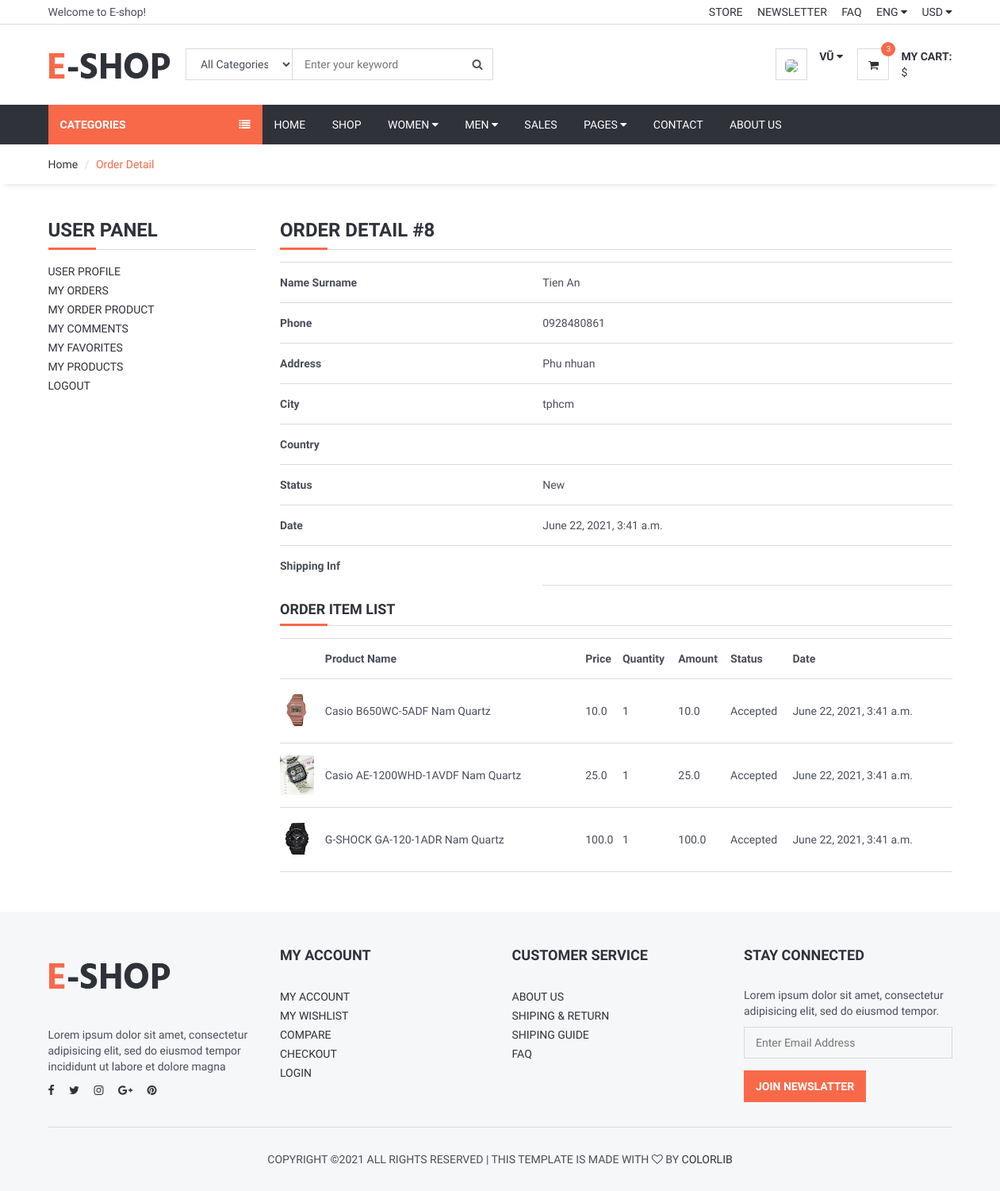
/user/order_detail/8 (signed in), run on the app's committed database.
### order/models.py (models this page shows, shortened)
class Order(models.Model):
    STATUS = (
        ('New', 'New'),
        ('Accepted', 'Accepted'),
        ('Preaparing', 'Preaparing'),
        ('OnShipping', 'OnShipping'),
        ('Completed', 'Completed'),
        ('Canceled', 'Canceled'),
    )
    user = models.ForeignKey(User, on_delete=models.SET_NULL, null=True)
    code = models.CharField(max_length=5, editable=False)
    first_name = models.CharField(max_length=10)
    last_name = models.CharField(max_length=10)
    phone = models.CharField(blank=True, max_length=20)
    address = models.CharField(blank=True, max_length=150)
    city = models.CharField(blank=True, max_length=20)
    country = models.CharField(blank=True, max_length=20)
    total = models.FloatField()
    status=models.CharField(max_length=10,choices=STATUS,default='New')
    ip = models.CharField(blank=True, max_length=20)
    adminnote = models.CharField(blank=True, max_length=100)
    create_at=models.DateTimeField(auto_now_add=True)
    update_at=models.DateTimeField(auto_now=True)

class OrderDetail(models.Model):
    STATUS = (
        ('New', 'New'),
        ('Accepted', 'Accepted'),
        ('Canceled', 'Canceled'),
    )
    order = models.ForeignKey(Order, on_delete=models.CASCADE)
    user = models.ForeignKey(User, on_delete=models.CASCADE)
    product = models.ForeignKey(Product, on_delete=models.CASCADE)
    quantity = models.IntegerField()
    price = models.FloatField()
    amount = models.FloatField()
    status = models.CharField(max_length=10, choices=STATUS, default='New')
    create_at = models.DateTimeField(auto_now_add=True)
    update_at = models.DateTimeField(auto_now=True)

### product/models.py (models this page shows, shortened)
class Product(models.Model):
    STATUS = (
        ('True', 'True'),
        ('False', 'False'),
    )
    category = models.ForeignKey(Category, on_delete=models.CASCADE) #many to one relation with Category
    title = models.CharField(max_length=100)
    keywords = models.CharField(max_length=255)
    description = models.CharField(max_length=255)
    image = models.ImageField(blank=True, upload_to = 'images/', null= False)
    price = models.FloatField()
    amount = models.IntegerField()
    min_amount = models.IntegerField()
    detail = RichTextUploadingField()
    slug = models.SlugField(null=False, unique=True)
    status = models.CharField(max_length=10, choices=STATUS)
    create_at = models.DateTimeField(auto_now_add=True)
    update_at = models.DateTimeField(auto_now=True)

### user/views.py (the view)
# urls.py: path('order_detail/<int:id>', views.user_order_detail, name='user_order_detail'),
def user_order_detail(request, id):
    category = Category.objects.all()
    current_user = request.user
    order = Order.objects.get(user_id = current_user.id, id=id)
    orderDetails = OrderDetail.objects.filter(order_id=id)
    context =  {
        'category': category,
        'order': order,
        'orderDetails': orderDetails
    }
    return render(request, "user/user_order_detail.html", context)

### user/templates/user/user_order_detail.html (shortened to what this page needs)
{% extends 'home/homebase.html' %}
{% block sidebar %} {% include 'home/sidebar.html' %} {% endblock %}
{% block body %}
	<div id="breadcrumb">
		<div class="container">
			<ul class="breadcrumb">
				<li><a href="/">Home</a></li>
				<li class="active">Order Detail</li>
			</ul>
		</div>
	</div>
	<div class="section">
		<div class="container">
			<div class="row">
					<div class="col-md-3">
						{% include "user/user_panel.html" %}
					</div>
					<div class="col-md-9">
						<div class="order-summary clearfix">
							<div class="section-title">
								<h3 class="title">Order Detail #{{order.id}} </h3>
							</div>
						<table class="shopping-cart-table table">
                            <tr>
                                <th class="text-left">Name Surname</th>
                                <td class="text-left">{{ order.first_name}} {{ order.last_name }} </td>
                            </tr>
                            <tr>
                                <th class="text-left">Phone</th>
                                <td class="text-left">{{ order.phone}}</td>
                            </tr>
                            <tr>
                                <th class="text-left">Address</th>
                                <td class="text-left">{{ order.address}}</td>
                            </tr>
                            <tr>
                                <th class="text-left">City</th>
                                <td class="text-left">{{ order.city}}</td>
                            </tr>
                            <tr>
                                <th class="text-left">Country</th>
                                <td class="text-left">{{ order.country}}</td>
                            </tr>
                            <tr>
                                <th class="text-left">Status</th>
                                <td class="text-left">{{ order.status}}</td>
                            </tr>
                            <tr>
                                <th class="text-left">Date</th>
                                <td class="text-left">{{ order.create_at}}</td>
                            </tr>
                            <th class="text-left">Shipping Inf</th>
                            <td class="text-left">{{ order.adminnote}}</td>
                        </table>
                        <div class="section-title">
                            <h4 class="title">Order Item List</h4>
                        </div>
                        <table class="shopping-cart-table table">
                            <tr>
                                <th class="text-left"></th>
                                <th class="text-left">Product Name </th>
                                <th class="text-left">Price </th>
                                <th class="text-left">Quantity </th>
                                <th class="text-left">Amount </th>
                                <th class="text-left">Status </th>
                                <th class="text-left">Date </th>
                            </tr>
                            {% for rs in orderDetails %}
                                <tr>
                                    <td class="text-left">
                                        <a href="/product/{{ rs.product_id }}/{{ rs.product.slug }}">
                                                <img src="{{rs.product.image.url}}" alt="" style="height: 50px">
                                        </a>
                                    </td>
                                    <td class="text-left">{{ rs.product.title}}</td>
                                    <td class="text-left">{{ rs.price}} </td>
                                    <td class="text-left">{{ rs.quantity}} </td>
                                    <td class="text-left">{{ rs.amount}} </td>
                                    <td class="text-left">{{ rs.status}} </td>
                                    <td class="text-left">{{ rs.create_at}} </td>
                                </tr>
                            {% endfor %}
                        </table>
						</div>
					</div>
			</div>
		</div>
	</div>
{% endblock %}

### home/templates/home/header.html (shortened to what this page needs)
	{% load static %}
	<header>
		<div id="top-header">
			<div class="container">
				<div class="pull-left">
					<span>Welcome to E-shop!</span>
				</div>
				<div class="pull-right">
					<ul class="header-top-links">
						<li><a href="#">Store</a></li>
						<li><a href="#">Newsletter</a></li>
						<li><a href="#">FAQ</a></li>
						<li class="dropdown default-dropdown">
							<a class="dropdown-toggle" data-toggle="dropdown" aria-expanded="true">ENG <i class="fa fa-caret-down"></i></a>
						</li>
						<li class="dropdown default-dropdown">
							<a class="dropdown-toggle" data-toggle="dropdown" aria-expanded="true">USD <i class="fa fa-caret-down"></i></a>
						</li>
					</ul>
				</div>
			</div>
		</div>
		<div id="header">
			<div class="container">
				<div class="pull-left">
					<div class="header-logo">
						<a class="logo" href="/">
							<img src="{% static './img/logo.png' %}" alt="">
						</a>
					</div>
					<div class="header-search">
						<form action="/search/" method="POST">
							<input id="query" name="query" class="input search-input" type="text" placeholder="Enter your keyword">
							<select name="catid" class="input search-categories">
								<option value="0">All Categories</option>
								{% load mptt_tags %}
							</select>
							<button class="search-btn"><i class="fa fa-search"></i></button>
						</form>
					</div>
				</div>
				<div class="pull-right">
					<ul class="header-btns">
						<li class="header-account dropdown default-dropdown">
						{% if user.id is not None %}
							<div class="dropdown-toggle" role="button" data-toggle="dropdown" aria-expanded="true">
								<div class="header-btns-icon">
									<img src="{{ request.session.userimage }}" style="height: 40px; border-radius: 30%">
								</div>
								<strong class="text-uppercase">{{user.first_name}} <i class="fa fa-caret-down"></i></strong>
							</div>
						{% else %}
							<a href="/login" class="text-uppercase">Login</a> / <a href="/signup" class="text-uppercase">Sign Up</a>
						{% endif %}
						</li>
						<li class="header-cart dropdown default-dropdown">
							<a href="/shopcart/" >
								<div class="header-btns-icon">
									<i class="fa fa-shopping-cart"></i>
									<span class="qty">3</span>
								</div>
								<strong class="text-uppercase">My Cart:</strong>
								<br>
								<span>{{total}}$</span>
							</a>
						</li>
					</ul>
				</div>
			</div>
		</div>
	</header>

### home/static/css/style.css (style rules this page uses)
body { font-family: 'Hind', sans-serif; color: #4A4E5A; overflow-x: hidden; }
h1, h2, h3, h4, h5, h6 { color: #30323A; margin: 0 0 10px; font-weight: 700; }
a { color: #30323A; -webkit-transition: 0.3s color; transition: 0.3s color; }
strong { color: #30323A; }
ul, ol { margin: 0; padding: 0; list-style: none }
.input { width: 100%; height: 40px; padding: 0px 15px; border: none; background-color: transparent; -webkit-box-shadow: 0px 0px 0px 1px #DADADA inset, 0px 0px 0px 5px transparent; box-shadow: 0px 0px 0px 1px #DADADA inset, 0px 0px 0px 5px transparent; -webkit-transition: 0.3s all; transition: 0.3s all; }
.section { padding-top: 30px; padding-bottom: 30px; }
.section-title { position: relative; margin-bottom: 15px; margin-top: 15px; border-bottom: 1px solid #DADADA; }
.section-title .title { display: inline-block; text-transform: uppercase; }
.section-title:after { content: ""; position: absolute; left: 0; bottom: -1.5px; height: 3px; width: 60px; background-color: #F8694A; }
#breadcrumb { -webkit-box-shadow: 0px 6px 6px -6px rgba(0, 0, 0, 0.175); box-shadow: 0px 6px 6px -6px rgba(0, 0, 0, 0.175); }
.breadcrumb { background-color: transparent; border: none; border-radius: 0px; padding: 15px 0px; margin: 0; }
.breadcrumb>.active { color: #F8694A; }
.breadcrumb>li+li:before { color: #DADADA; }
#header { padding-top: 15px; padding-bottom: 15px; }
#top-header { padding-top: 5px; padding-bottom: 5px; border-bottom: 1px solid #DADADA; }
.header-top-links>li { display: inline-block; }
.header-top-links>li+li { margin-left: 15px; }
.header-top-links>li>a { cursor: pointer; text-transform: uppercase; }
.header-logo { display: inline-block; margin-right: 15px; }
.header-logo .logo>img { width: 100%; max-height: 70px; }
.header-search { display: inline-block; padding: 15px 0px; max-width: 400px; }
.header-search>form { position: relative; }
.header-search>form .search-input { padding-left: 150px; padding-right: 45px; }
.header-search>form .search-categories { position: absolute; left: 0px; top: 0px; width: 135px; }
.header-search>form .search-btn { position: absolute; top: 0px; right: 0px; width: 40px; height: 40px; background-color: transparent; border: none; }
.header-btns>li { display: inline-block; vertical-align: top; padding: 15px 0px; }
.header-btns>li+li { margin-left: 15px; }
.header-btns>li .header-btns-icon { position: relative; float: left; margin-right: 15px; width: 40px; height: 40px; line-height: 40px; text-align: center; color: #30323A; background-color: #FFF; border: 1px solid #DADADA; }
.header-btns .dropdown-toggle { display: block; cursor: pointer; }
.header-cart .header-btns-icon .qty { position: absolute; right: -9px; top: -9px; width: 18px; height: 18px; line-height: 18px; text-align: center; font-size: 10px; background: #F8694A; color: #FFF; border-radius: 50%; }
.shopping-cart-table>tbody>tr>td, .shopping-cart-table>tbody>tr>th, .shopping-cart-table>tfoot>tr>td, .shopping-cart-table>tfoot>tr>th, .shopping-cart-table>thead>tr>td, .shopping-cart-table>thead>tr>th { padding: 15px 0px; vertical-align: middle; border-top: 1px solid #DADADA; }
.shopping-cart-table>tbody>tr:last-child>td { border-bottom: 1px solid #DADADA; }

### data on the page
Order: id "8", first_name "Tien", last_name "An", phone "0928480861", address "Phu nhuan", city "tphcm", status "New", create_at "June 22, 2021, 3:41 a.m."
OrderDetail: product.image (picture), product "Casio B650WC-5ADF Nam Quartz", price "10.0", quantity "1", amount "10.0", status "Accepted", create_at "June 22, 2021, 3:41 a.m."
OrderDetail: product.image (picture), product "Casio AE-1200WHD-1AVDF Nam Quartz", price "25.0", quantity "1", amount "25.0", status "Accepted", create_at "June 22, 2021, 3:41 a.m."
OrderDetail: product.image (picture), product "G-SHOCK GA-120-1ADR Nam Quartz", price "100.0", quantity "1", amount "100.0", status "Accepted", create_at "June 22, 2021, 3:41 a.m."

### other printed values
{{ user.first_name }} "VŨ"
